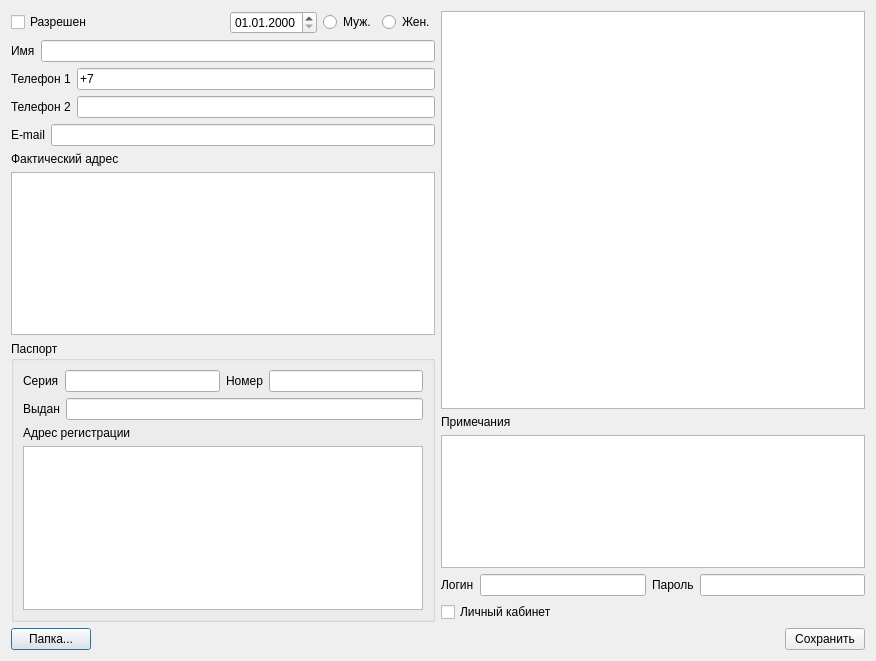
<?xml version="1.0" encoding="UTF-8"?>
<ui version="4.0">
 <class>PerformerDialog</class>
 <widget class="QDialog" name="PerformerDialog">
  <property name="geometry">
   <rect>
    <x>0</x>
    <y>0</y>
    <width>876</width>
    <height>661</height>
   </rect>
  </property>
  <property name="windowTitle">
   <string>Новый мастер</string>
  </property>
  <layout class="QVBoxLayout" name="verticalLayout_2">
   <item>
    <layout class="QHBoxLayout" name="horizontalLayout_6">
     <item>
      <layout class="QVBoxLayout" name="verticalLayout">
       <item>
        <layout class="QHBoxLayout" name="horizontalLayout_9">
         <item>
          <widget class="QCheckBox" name="enabledCheckBox">
           <property name="text">
            <string>Разрешен</string>
           </property>
          </widget>
         </item>
         <item>
          <spacer name="horizontalSpacer_2">
           <property name="orientation">
            <enum>Qt::Horizontal</enum>
           </property>
           <property name="sizeHint" stdset="0">
            <size>
             <width>40</width>
             <height>20</height>
            </size>
           </property>
          </spacer>
         </item>
         <item>
          <widget class="QDateEdit" name="birthdayDateEdit">
           <property name="displayFormat">
            <string>dd.MM.yyyy</string>
           </property>
          </widget>
         </item>
         <item>
          <widget class="QRadioButton" name="maleRadioButton">
           <property name="text">
            <string>Муж.</string>
           </property>
          </widget>
         </item>
         <item>
          <widget class="QRadioButton" name="femaleRadioButton">
           <property name="text">
            <string>Жен.</string>
           </property>
          </widget>
         </item>
        </layout>
       </item>
       <item>
        <layout class="QHBoxLayout" name="horizontalLayout_3">
         <item>
          <widget class="QLabel" name="nameLabel">
           <property name="text">
            <string>Имя</string>
           </property>
          </widget>
         </item>
         <item>
          <widget class="QLineEdit" name="nameLineEdit"/>
         </item>
        </layout>
       </item>
       <item>
        <layout class="QHBoxLayout" name="horizontalLayout">
         <item>
          <widget class="QLabel" name="phone1Label">
           <property name="text">
            <string>Телефон 1</string>
           </property>
          </widget>
         </item>
         <item>
          <widget class="QLineEdit" name="phone1LineEdit">
           <property name="inputMask">
            <string>+79999999999</string>
           </property>
          </widget>
         </item>
        </layout>
       </item>
       <item>
        <layout class="QHBoxLayout" name="horizontalLayout_2">
         <item>
          <widget class="QLabel" name="phone2Label">
           <property name="text">
            <string>Телефон 2</string>
           </property>
          </widget>
         </item>
         <item>
          <widget class="QLineEdit" name="phone2LineEdit"/>
         </item>
        </layout>
       </item>
       <item>
        <layout class="QHBoxLayout" name="horizontalLayout_4">
         <item>
          <widget class="QLabel" name="emailLabel">
           <property name="text">
            <string>E-mail</string>
           </property>
          </widget>
         </item>
         <item>
          <widget class="QLineEdit" name="emailLineEdit"/>
         </item>
        </layout>
       </item>
       <item>
        <widget class="QLabel" name="addressLabel">
         <property name="text">
          <string>Фактический адрес</string>
         </property>
        </widget>
       </item>
       <item>
        <widget class="QPlainTextEdit" name="addressPlainTextEdit">
         <property name="plainText">
          <string/>
         </property>
        </widget>
       </item>
       <item>
        <widget class="QGroupBox" name="passportGroupBox">
         <property name="title">
          <string>Паспорт</string>
         </property>
         <layout class="QVBoxLayout" name="verticalLayout_3">
          <item>
           <layout class="QHBoxLayout" name="horizontalLayout_5">
            <item>
             <widget class="QLabel" name="pseriesLabel">
              <property name="text">
               <string>Серия</string>
              </property>
             </widget>
            </item>
            <item>
             <widget class="QLineEdit" name="pseriesLineEdit"/>
            </item>
            <item>
             <widget class="QLabel" name="pnumberLabel">
              <property name="text">
               <string>Номер</string>
              </property>
             </widget>
            </item>
            <item>
             <widget class="QLineEdit" name="pnumberLineEdit"/>
            </item>
           </layout>
          </item>
          <item>
           <layout class="QHBoxLayout" name="horizontalLayout_8">
            <item>
             <widget class="QLabel" name="pdepartmentLabel">
              <property name="text">
               <string>Выдан</string>
              </property>
             </widget>
            </item>
            <item>
             <widget class="QLineEdit" name="pdepartmentLineEdit"/>
            </item>
           </layout>
          </item>
          <item>
           <widget class="QLabel" name="paddressLabel">
            <property name="text">
             <string>Адрес регистрации</string>
            </property>
           </widget>
          </item>
          <item>
           <widget class="QPlainTextEdit" name="paddressPlainTextEdit"/>
          </item>
         </layout>
        </widget>
       </item>
      </layout>
     </item>
     <item>
      <layout class="QVBoxLayout" name="verticalLayout_4">
       <item>
        <widget class="QListWidget" name="officesListWidget">
         <property name="sizePolicy">
          <sizepolicy hsizetype="Expanding" vsizetype="Expanding">
           <horstretch>0</horstretch>
           <verstretch>6</verstretch>
          </sizepolicy>
         </property>
         <property name="toolTip">
          <string>Офисы принятия заявок</string>
         </property>
        </widget>
       </item>
       <item>
        <widget class="QLabel" name="notesLabel">
         <property name="text">
          <string>Примечания</string>
         </property>
        </widget>
       </item>
       <item>
        <widget class="QPlainTextEdit" name="notesPlainTextEdit">
         <property name="sizePolicy">
          <sizepolicy hsizetype="Expanding" vsizetype="Expanding">
           <horstretch>0</horstretch>
           <verstretch>2</verstretch>
          </sizepolicy>
         </property>
        </widget>
       </item>
       <item>
        <layout class="QHBoxLayout" name="horizontalLayout_10">
         <item>
          <widget class="QLabel" name="loginLabel">
           <property name="text">
            <string>Логин</string>
           </property>
          </widget>
         </item>
         <item>
          <widget class="QLineEdit" name="loginLineEdit"/>
         </item>
         <item>
          <widget class="QLabel" name="passwordLabel">
           <property name="text">
            <string>Пароль</string>
           </property>
          </widget>
         </item>
         <item>
          <widget class="QLineEdit" name="passwordLineEdit"/>
         </item>
        </layout>
       </item>
       <item>
        <widget class="QCheckBox" name="webadminCheckBox">
         <property name="text">
          <string>Личный кабинет</string>
         </property>
        </widget>
       </item>
      </layout>
     </item>
    </layout>
   </item>
   <item>
    <layout class="QHBoxLayout" name="horizontalLayout_7">
     <item>
      <widget class="QPushButton" name="folderPushButton">
       <property name="text">
        <string>Папка...</string>
       </property>
       <property name="icon">
        <iconset resource="kcrm.qrc">
         <normaloff>:/images/folder.png</normaloff>:/images/folder.png</iconset>
       </property>
       <property name="iconSize">
        <size>
         <width>32</width>
         <height>32</height>
        </size>
       </property>
      </widget>
     </item>
     <item>
      <spacer name="horizontalSpacer">
       <property name="orientation">
        <enum>Qt::Horizontal</enum>
       </property>
       <property name="sizeHint" stdset="0">
        <size>
         <width>40</width>
         <height>20</height>
        </size>
       </property>
      </spacer>
     </item>
     <item>
      <widget class="QPushButton" name="okPushButton">
       <property name="text">
        <string>Сохранить</string>
       </property>
      </widget>
     </item>
    </layout>
   </item>
  </layout>
 </widget>
 <resources>
  <include location="kcrm.qrc"/>
 </resources>
 <connections/>
</ui>
